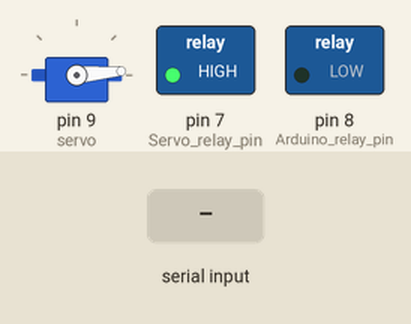
This sketch was run on a simulated Arduino Uno, built with avr-gcc and run on an emulated ATmega328P. On the bench: servo, switched loads named in the sketch (green lamp = pin HIGH). Inputs (shaded band) come from the test bench.

Above: at 1.2 s.
1.3 s: "90,45\n" received over the second serial link
At 4.1 s:
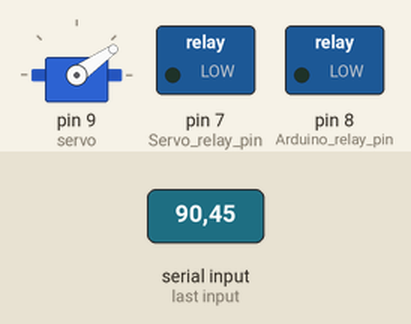
At 7.5 s:
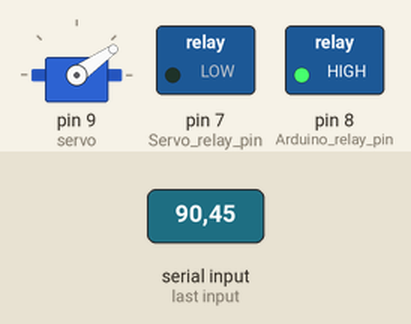
Timing chart, 0 to 9.0 s (numbered marks = the images above; inputs shaded):
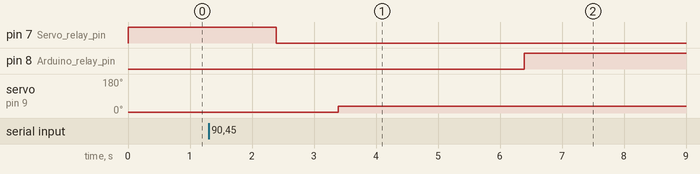

Measured:
- after the input at 1.3 s, pin 7 (Servo_relay_pin): HIGH → LOW after 1.1 s; pin 8 (Arduino_relay_pin): LOW → HIGH after 5.1 s; servo on pin 9 (servo): 5° → 35° after 2.1 s

The sketch:

servo_bluetooth_and_relay_with_alarm_sys_v3.ino
```cpp
#include <SoftwareSerial.h>
#include "Servo.h"

Servo servo;

#define Arduino_relay_pin 8
#define Servo_relay_pin 7

int History, angl_rotation_current,sleep_time;

String BT_msg;
String USB_msg;

SoftwareSerial BTSerial(10,11);//  RX--10 et TX--11
/////////////////////////////////////////////////////////////////////
void SERVO(String o){
  if (o=="ON"){
    digitalWrite(Servo_relay_pin,LOW);
    delay(1000);
  }
  if (o=="OFF"){
    digitalWrite(Servo_relay_pin,HIGH);
    delay(1000);
  }
}

void LIGHTS(String l){
  if (l=="ON"){
    servo.write(10);
    delay(3000);
  }
  if (l=="OFF"){
    servo.write(35);
    delay(3000);
  }
}

void ARDUINO(String a){
  if (a=="ON"){
    digitalWrite(Arduino_relay_pin,HIGH);
    delay(5000);

  }
  if (a=="OFF"){
    digitalWrite(Arduino_relay_pin,HIGH);
    delay(5000);
  }
}
//////////////////////////////////////////////////////////////////////////////


void setup() {
  // put your setup code here, to run once:
  //Serial.begin(9600);
  servo.attach(9);
  servo.write(5);
  BTSerial.begin(9600);
  pinMode(Arduino_relay_pin,OUTPUT);
  digitalWrite(Arduino_relay_pin,LOW);

  pinMode(Servo_relay_pin,OUTPUT);
  digitalWrite(Servo_relay_pin,HIGH);


}

void loop() {
  // put your main code here, to run repeatedly:
  while (BTSerial.available()){
    BT_msg = BTSerial.readString();
    //BTSerial.println(BT_msg);
    }
    angl_rotation_current = BT_msg.toInt();

    /*if (angl_rotation_current==0){
      angl_rotation_current=angl_rotation_prev;
    }
    if (angl_rotation_current!=0){
      angl_rotation_prev=angl_rotation_current;
    }*/
    if (angl_rotation_current==365){
        angl_rotation_current=10;
        ARDUINO("OFF");
    }
    else if (angl_rotation_current==999){
        angl_rotation_current=History;
        SERVO("ON");
    }
    else if (angl_rotation_current==998){
        angl_rotation_current=History;
        SERVO("OFF");
    }
    else if (angl_rotation_current==10){
        LIGHTS("ON");
    }
    else if (angl_rotation_current==35){
        LIGHTS("OFF");
    }

    /*else if (angl_rotation_current==666){
        digitalWrite(Servo_relay_pin,LOW);             code for when the app that does the counting off ms
        delay(2000);
        servo.write(35);
        delay(3000);
        digitalWrite(Arduino_relay_pin,HIGH);
        delay(5000);
    }*/
    else if (angl_rotation_current!=0 && angl_rotation_current!=10 && angl_rotation_current!=35 && angl_rotation_current!=365 && angl_rotation_current!=999 && angl_rotation_current!=998) {

      sleep_time=angl_rotation_current;
      delay(sleep_time);
      SERVO("ON");
      LIGHTS("OFF");
      ARDUINO("OFF");
    }
    //angl_rotation_current = BT_msg.toInt();
    //BTSerial.println(angl_rotation_current);
   // servo.write(angl_rotation_current);
    History=angl_rotation_current;
    //delay(1000);
}
```
